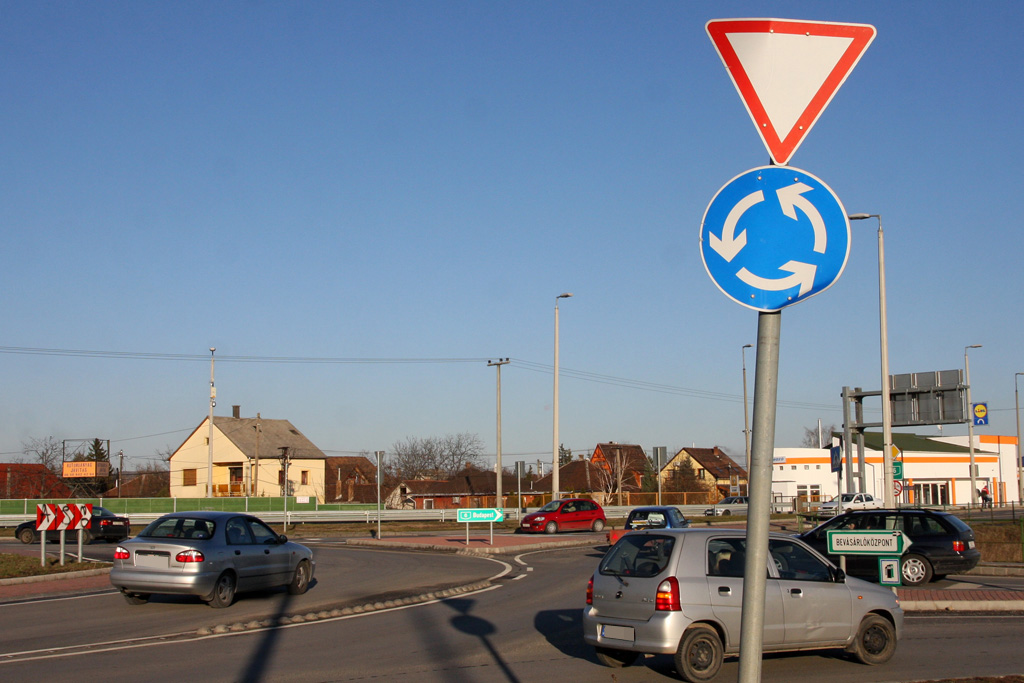
#> input picture 55286_source.jpg, 1024 x 683 px, found by its file name
$ python kozlekedesi_tabla_v1.py
#> lines starting #> are read from the running program, lines starting #| are printed output that depends on the picture; after the words box and inside, x2 and y2 are one past the last pixel; in counts of white or black regions, pixels touching at a corner belong together
#!/usr/bin/env python
# -*- coding: utf-8 -*-
from __future__ import print_function
import numpy as np
import cv2

# Ezen a képen keresünk mintát/mintákat
I = cv2.imread("/home/noemi/Documents/Suli/Gépi_látás/Valos_tablak/55286_source.jpg")
#> I is the input picture: shape (683, 1024, 3); mean B, G, R 145.4, 128.3, 115.1
# A keresett első minta
melsobbseg = cv2.imread("/home/noemi/Documents/Suli/Gépi_látás/Tablak_minta/elsobbsegadas.png")


hsv = cv2.cvtColor(I, cv2.COLOR_BGR2HSV)
#> hsv: shape (683, 1024, 3); mean H, S, V 74.5, 92.3, 159.4

#hsv hue érték
lower_red = np.array([150,150,20])
upper_red =np.array([180,255,255])
lower_orange = np.array([0,150,20])
upper_orange = np.array([15,255,255])
#maszk a piros szűrésre
redmask1 = cv2.inRange(hsv,lower_red, upper_red)
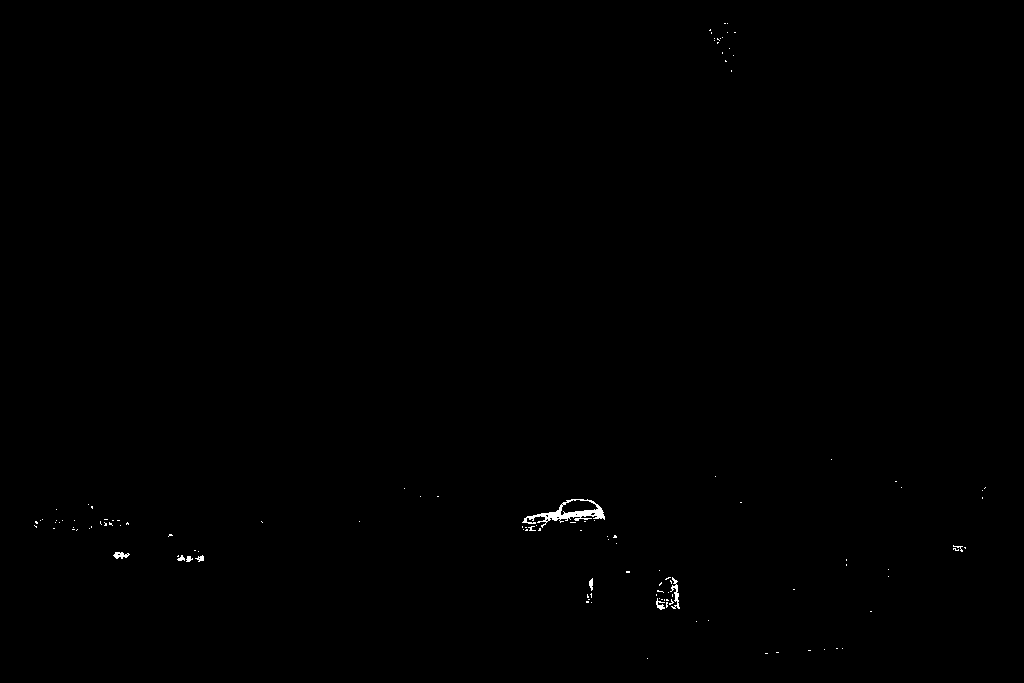
#> redmask1: shape (683, 1024); 0.2% white; 121 white regions (112 under 20 px), largest, box (x1, y1, x2, y2) and area: (522, 499, 605, 528) 669, (670, 577, 680, 609) 117, (113, 552, 130, 559) 72
redmask2 = cv2.inRange(hsv,lower_orange, upper_orange)
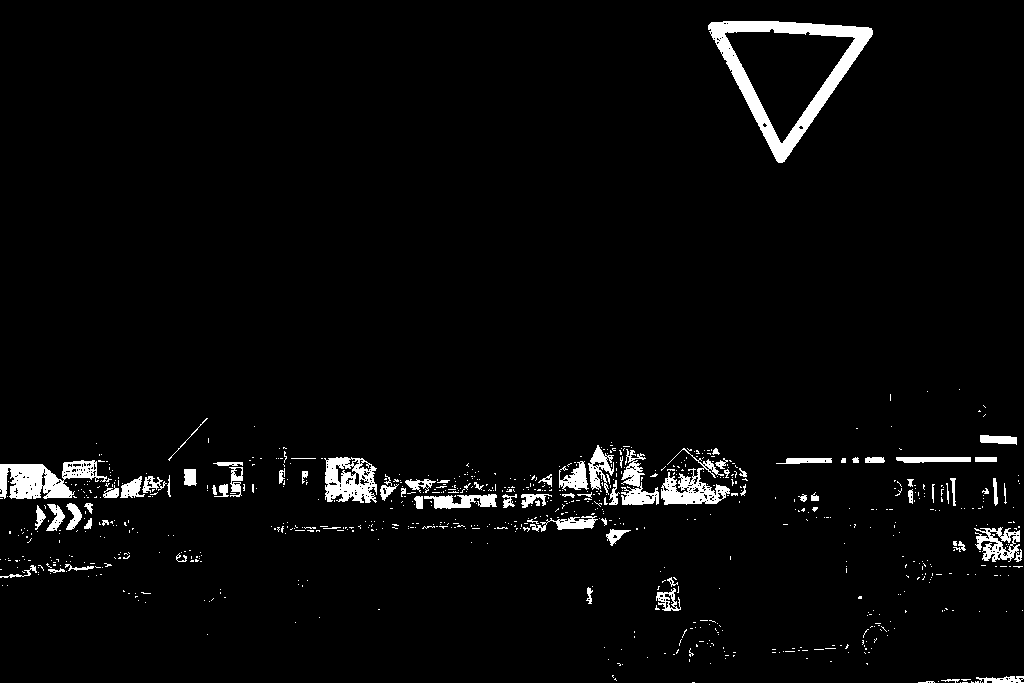
#> redmask2: shape (683, 1024); 3.3% white; 795 white regions (714 under 20 px), largest, box (x1, y1, x2, y2) and area: (708, 21, 873, 163) 5285, (0, 460, 112, 499) 2353, (324, 457, 377, 503) 1623
redmask = redmask1 + redmask2
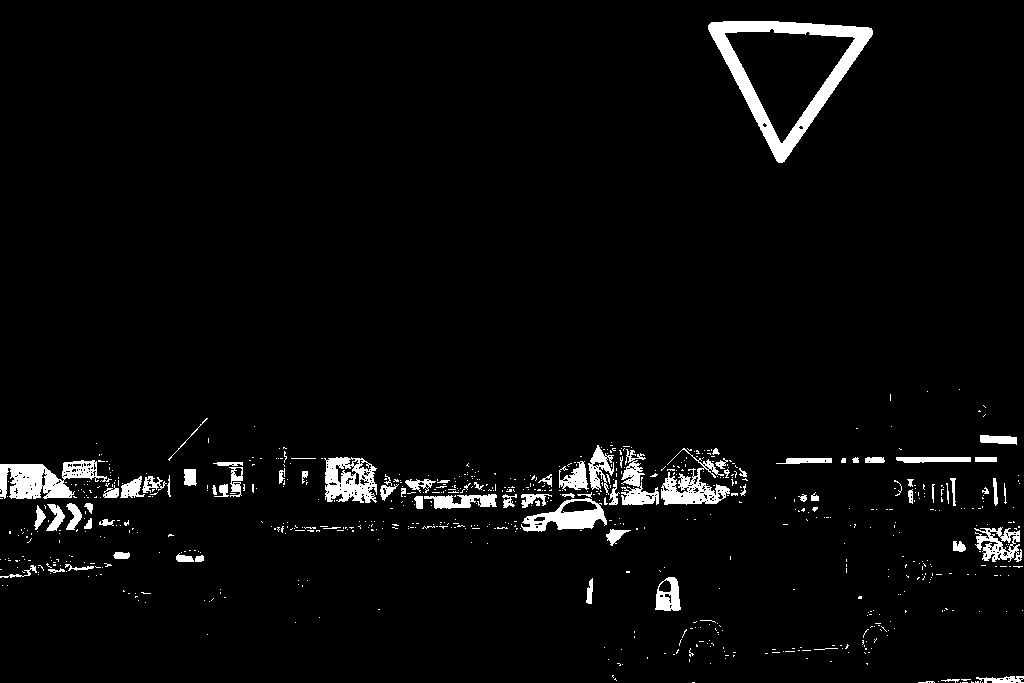
#> redmask: shape (683, 1024); 3.5% white; 743 white regions (661 under 20 px), largest, box (x1, y1, x2, y2) and area: (708, 21, 873, 163) 5316, (0, 460, 112, 499) 2353, (324, 457, 377, 503) 1623
kernel = np.ones((4,4), np.uint8)
redmask = cv2.erode(redmask, kernel)
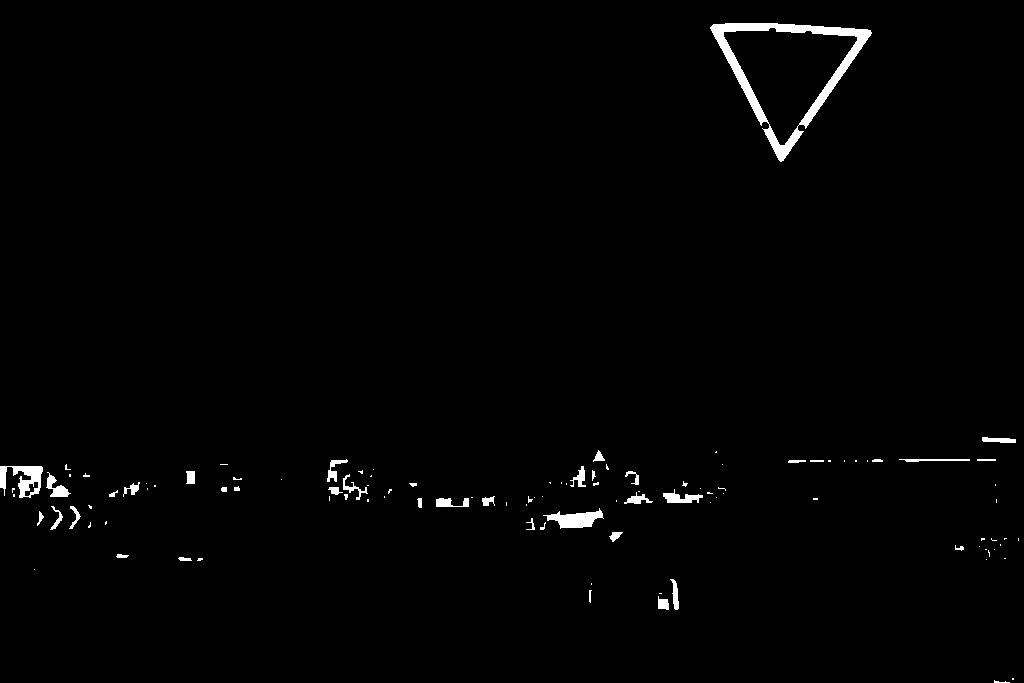
#> redmask: shape (683, 1024); 1.2% white; 109 white regions (68 under 20 px)


x = 0
y = 0
w = 100
h = 100

#kontúr keresés
contours, hierarchy = cv2.findContours(redmask, cv2.RETR_EXTERNAL, cv2.CHAIN_APPROX_NONE)
#> contours = 109 contours, 81 with area under 20; largest, box (x1, y1, x2, y2) and area: (710, 23, 872, 162) 11386, (0, 466, 43, 498) 686, (543, 508, 604, 529) 570, (663, 489, 703, 503) 226, (46, 472, 71, 497) 214

for cnt in contours:
	area = cv2.contourArea(cnt)
	if area>1000:
		cv2.drawContours(I, cnt,-1, (255, 0, 255), 5)
		peri = cv2.arcLength(cnt,True)
		approx = cv2.approxPolyDP(cnt,0.02*peri, True)
		print(len(approx))
		x, y, w, h = cv2.boundingRect(approx)
		cv2.rectangle(I, (x - 20, y - 20), (x + w + 20, y + h + 20), (0, 255,0), 5)
#> this loop made 109 passes
#> (area, peri, approx, x, y, w, h) on pass 109: (11386, 535.4, [[870, 30], [710, 27], [780, 161]], 710, 27, 161, 135)
#> area on passes 3, 7, 12, 13, 24, 29: 89.5, 114.5, 27.5, 25.5, 60.5, 28
#| 3
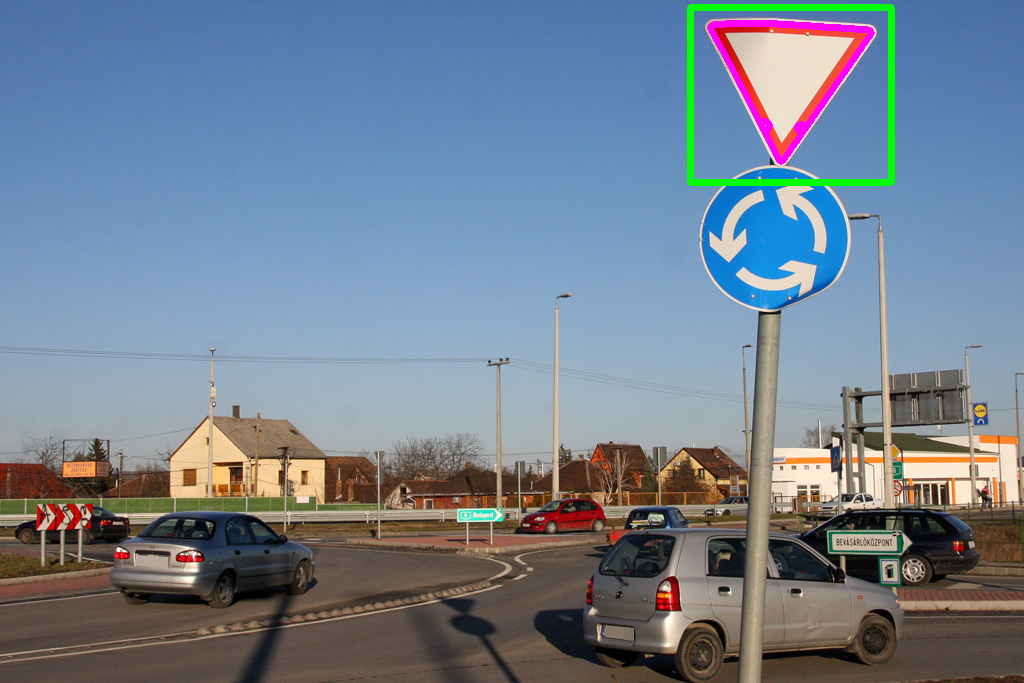
#> I: shape (683, 1024, 3); 1.22% of pixels changed, all inside (x1, y1, x2, y2) = (687, 4, 895, 186)

#print('Original Dimensions: ', melsobbseg.shape)
dim = (w, h)
#> dim = (161, 135)
#> (the run stopped early here; a loop or call above may not have finished)

$ run again, with 30841.jpg copied over 55286_source.jpg
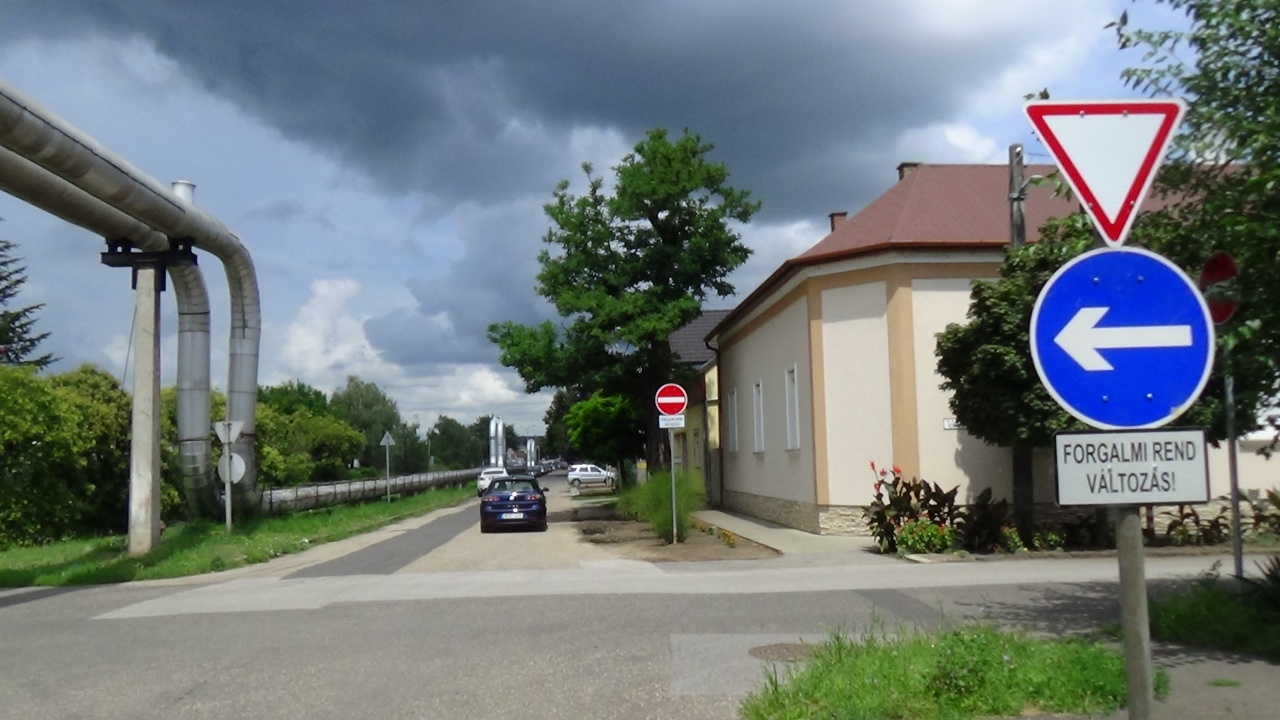
#> input picture 30841.jpg, 1280 x 720 px, found by its file name
#> I is the input picture: shape (720, 1280, 3); mean B, G, R 122, 121.5, 112.8
#> hsv: shape (720, 1280, 3); mean H, S, V 64.8, 69.7, 135.7
#> `redmask1 = cv2.inRange(hsv,lower_red, upper_red)`:
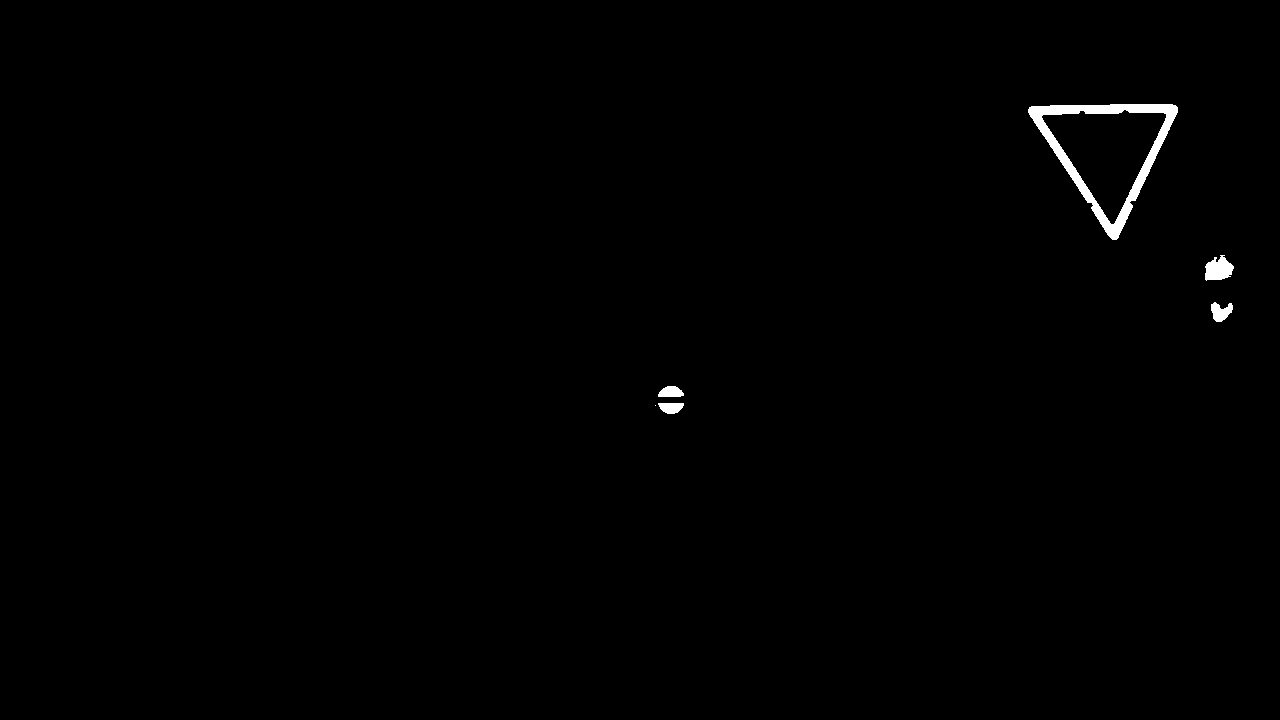
#> redmask1: shape (720, 1280); 0.54% white; 6 white regions (1 under 20 px), largest, box (x1, y1, x2, y2) and area: (1028, 104, 1178, 240) 3758, (1205, 255, 1234, 281) 516, (1211, 302, 1233, 322) 282, (658, 386, 684, 397) 223, (658, 403, 684, 414) 221
#> redmask2: shape (720, 1280); 0.23% white; 106 white regions (91 under 20 px), largest, box (x1, y1, x2, y2) and area: (799, 242, 1008, 265) 1298, (718, 367, 721, 417) 80, (1216, 253, 1234, 265) 64
#> contours = 14 contours, 5 with area under 20; largest, box (x1, y1, x2, y2) and area: (1030, 106, 1177, 239) 9932, (1207, 256, 1236, 279) 418, (1213, 304, 1233, 321) 191, (809, 249, 870, 263) 124, (661, 388, 682, 396) 99
#> the loop `for cnt in contours:` made 14 passes
#> (area, peri, approx, x, y, w, h) on pass 14: (9932, 474.1, [[1031, 109], [1115, 238], [1176, 109]], 1031, 109, 146, 130)
#> (printed output is left out)
#> after the loop `for cnt in contours:`:
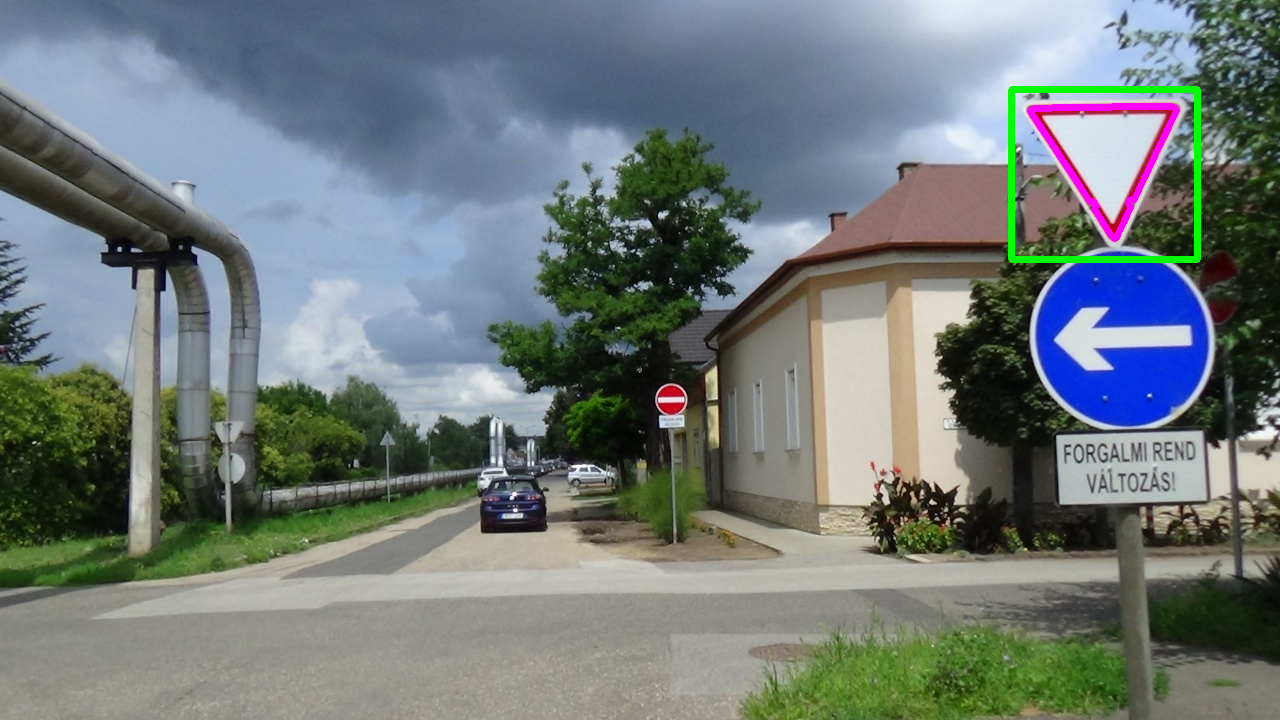
#> I: shape (720, 1280, 3); 0.86% of pixels changed, all inside (x1, y1, x2, y2) = (1008, 86, 1201, 263)
#> dim = (146, 130)

$ run again, with behajtani-tilos-rendor.jpg copied over 55286_source.jpg
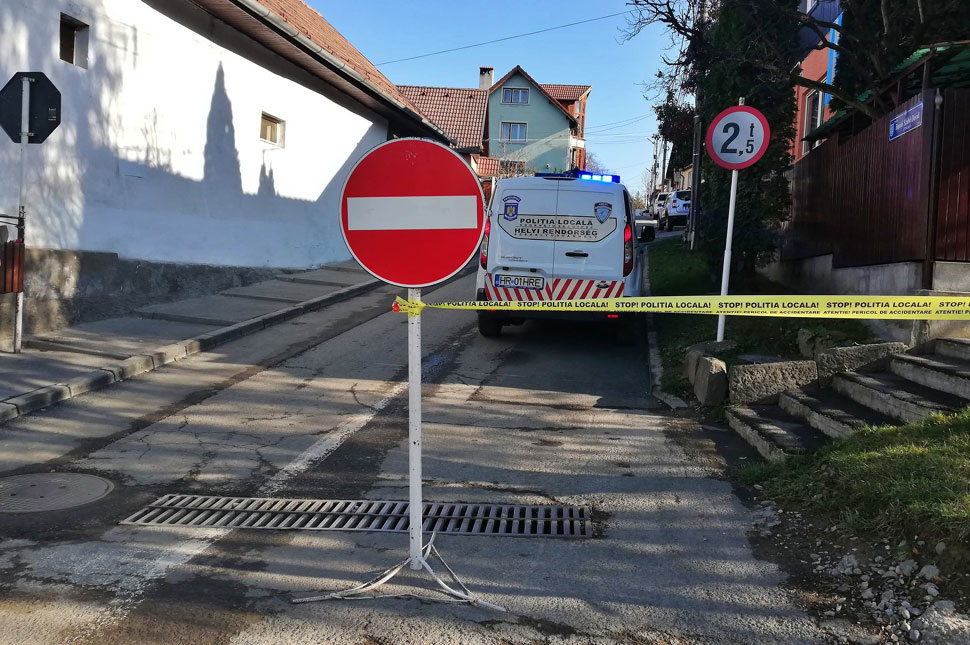
#> input picture behajtani-tilos-rendor.jpg, 970 x 645 px, found by its file name
#> I is the input picture: shape (645, 970, 3); mean B, G, R 99.8, 95.7, 94.6
#> hsv: shape (645, 970, 3); mean H, S, V 78.9, 56.7, 109.1
#> `redmask1 = cv2.inRange(hsv,lower_red, upper_red)`:
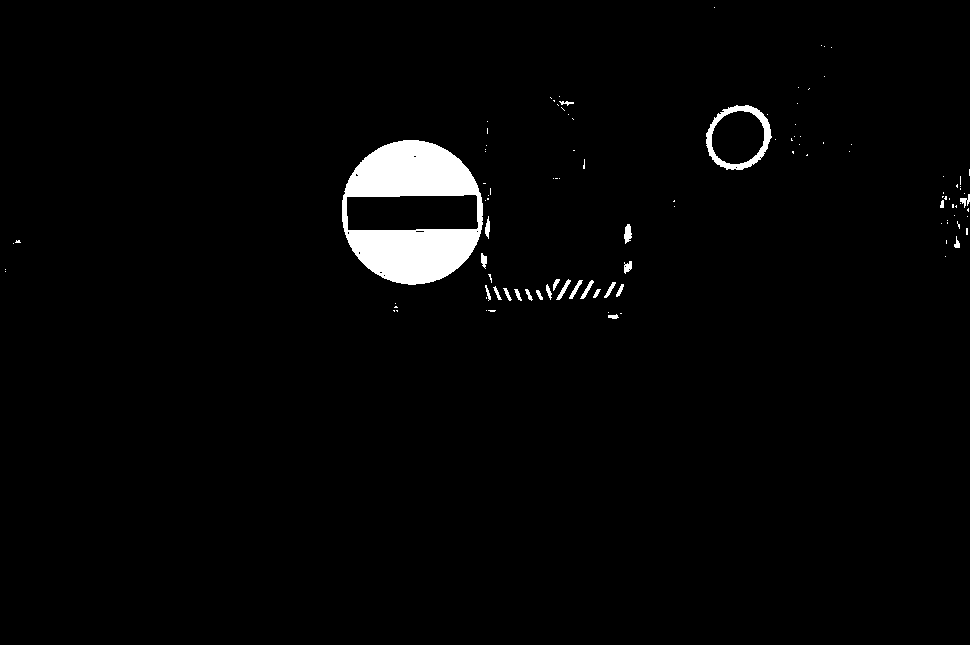
#> redmask1: shape (645, 970); 2.3% white; 107 white regions (82 under 20 px), largest, box (x1, y1, x2, y2) and area: (342, 140, 483, 285) 11735, (706, 105, 772, 170) 1105, (624, 224, 632, 244) 109
#> redmask2: shape (645, 970); 0.17% white in thin lines or dots
#> contours = 18 contours, 11 with area under 20; largest, box (x1, y1, x2, y2) and area: (346, 142, 482, 229) 5088, (347, 230, 480, 284) 4928, (726, 107, 770, 156) 129, (708, 126, 735, 168) 46, (626, 228, 631, 241) 30, (344, 197, 347, 231) 28, (739, 157, 759, 169) 25
#> the loop `for cnt in contours:` made 18 passes
#> (area, peri, x, y, w, h) on passes 7, 14: (4928, 323.1, 347, 230, 133, 54), (5088, 396.8, 346, 145, 135, 84)
#> (printed output is left out)
#> after the loop `for cnt in contours:`:
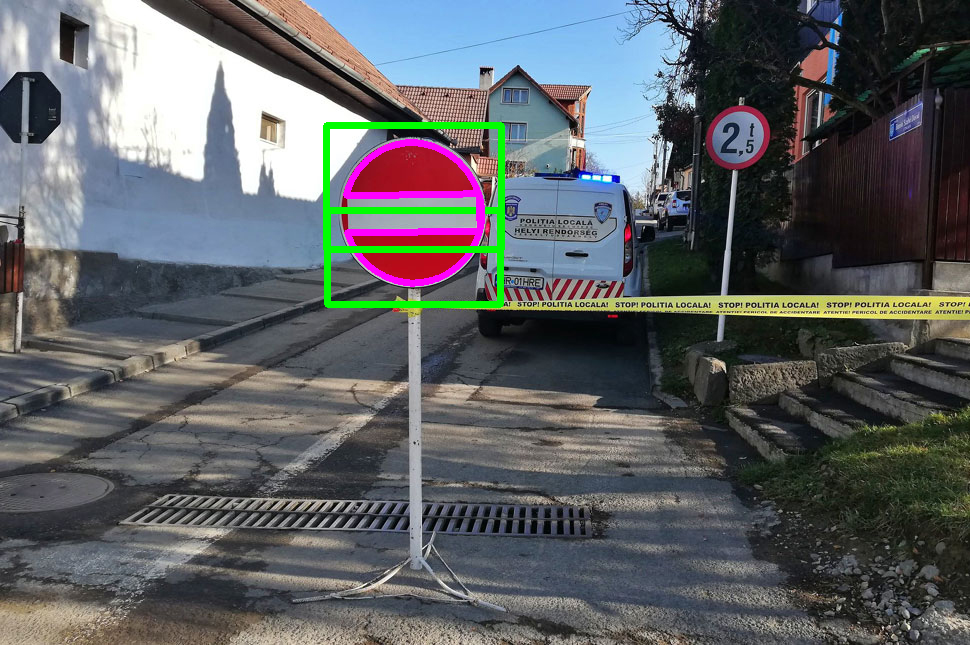
#> I: shape (645, 970, 3); 1.85% of pixels changed, all inside (x1, y1, x2, y2) = (323, 122, 505, 308)
#> dim = (135, 84)
